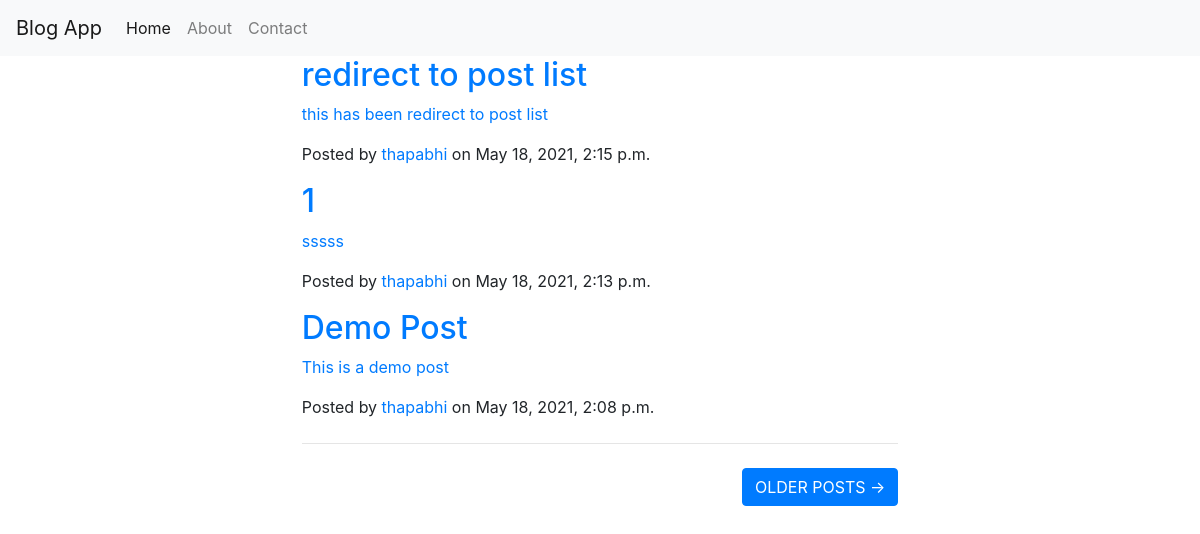
Screenshot of /blog/ with the database file from the repository.
### blog/models.py (models this page shows, shortened)
class Post(models.Model):
    author = models.ForeignKey(settings.AUTH_USER_MODEL, on_delete = models.CASCADE)
    title = models.CharField(max_length=200)
    text = models.TextField()
    created_date = models.DateTimeField(default=timezone.now)
    published_date = models.DateTimeField(blank=True, null=True)
    class Meta:
        ordering = ['-id']

### blog/views.py (the view)
# urls.py: path('', views.post_list, name='post_list'),
def post_list(request):
    posts = Post.objects.all()
    paginator = Paginator(posts, 3)
    page = request.GET.get('page')
    try:
        posts = paginator.page(page)
    except PageNotAnInteger:
        posts = paginator.page(1)
    return render(request, 'post_list.html', {'page':page, 'posts':posts})

### blog/templates/post_list.html (shortened to what this page needs)
{% extends 'base.html' %}
{% block body %}
    <div class="container px-4 px-lg-5">
        <div class="row gx-4 gx-lg-5 justify-content-center">
            <div class="col-md-10 col-lg-8 col-xl-7">
                <div class="post-preview">
                    {% for post in posts %}
                        <a href="{% url 'post_detail' pk=post.pk %}">
                            <h2 class="post-title">{{ post.title}}</h2>
                            <p class="post-subtitle">{{ post.text }}</p>
                        </a>
                        <p class="post-meta">
                            Posted by
                            <a href="#!">{{ post.author }}</a>
                            on {{ post.published_date}}
                        </p>
                    {% endfor %}
                    <hr class="my-4" />
                    <div class="d-flex justify-content-end mb-4">
                        {% if posts.has_other_pages %}
                            {% if posts.has_next %}
                                <a class="btn btn-primary text-uppercase" href="?page={{ posts.next_page_number }}">Older Posts →</a>
                            {% endif %}
                        {% endif %}
                    </div>
                </div>
            </div>
        </div>
    </div>
{% endblock %}

### rows the page displays
Post: title "redirect to post list", text "this has been redirect to post list", author "thapabhi", published_date "May 18, 2021, 2:15 p.m."
Post: title "1", text "sssss", author "thapabhi", published_date "May 18, 2021, 2:13 p.m."
Post: title "Demo Post", text "This is a demo post", author "thapabhi", published_date "May 18, 2021, 2:08 p.m."
